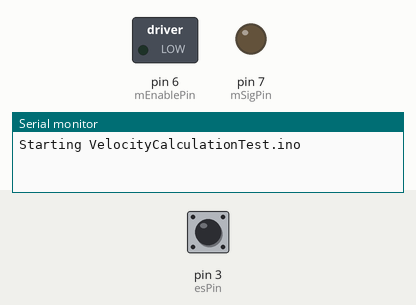
Recording of a sketch running on a simulated Arduino Uno, built with avr-gcc and run on an emulated ATmega328P. Shown: switched loads named in the sketch (green lamp = pin HIGH), output pins drawn as LEDs (lit = HIGH), the last lines printed to the serial monitor. The test bench sets the inputs (shaded band); at power-on: pin 3 (esPin) LOW.

Above: at 0.01 s.
At 1.2 s:
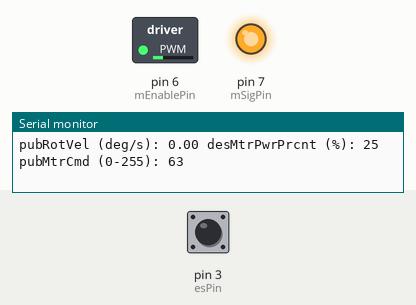
1.3 s: pin 3 (esPin) driven HIGH
2.9 s: pin 3 (esPin) driven LOW
5.9 s: pin 3 (esPin) pulsed HIGH 2 times (0.12 s each, 0.3 s apart)
8.0 s: pin 3 (esPin) pulsed HIGH 5 times (0.12 s each, 0.3 s apart)
Timing chart, 0 to 11.0 s (numbered marks = the images above; inputs shaded):
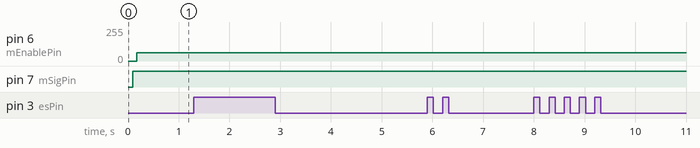

The sketch:

VelocityCalculationTest1.ino
```cpp
/*
 * Test velocity calculation
 * by running motors at arbitrary voltage,
 * outputting computed velocity from encoders,
 * and manually timing rotations to check computation.
 * Measure in rotations per second,
 * b/c that's visually easiest to confirm
 */

//======Encoder======
const byte esPin = 3;

int pulsesPerRev = 20;

double minAngularRes,
  pulsesPerDeg,
  pubRotVel = 0.0, // [deg/s], PUBLISHER
  threshRotVel = 0.01, // [deg/s]
  prevRotPos; // [deg]

// values change in callback methods:
volatile long pulseCount,
  prevPulseCount;

volatile double latestRotPos; // [deg]

//======Motor Driver======
const byte mEnablePin = 6,
  mSigPin = 7;

//======Mobile Platform======
double wheelDiam = 6.35,
  wheelBase = 18.0;

//======Circle======
double piApprox = 3.14159,
  rads = 57.2958; // radians to deg conversion

//======Controller======
int desMtrPwrPrcnt,
  pubMtrCmd, // PUBLISHER
  outMin,
  outMax;

const int rollingPts = 2;

static unsigned long prevTime;

double prevPubRotVel[rollingPts] = {};

boolean forward = true;

void setup()
{
  initNode("VelocityCalculationTest");

  initVars();

  setParams();

  initSubscribers();

  initPublishers();

  /* "spin()" */
  prevRotPos = latestRotPos;

  prevTime = millis();
}

void initNode(String id)
{
  Serial.begin(9600);

  while(!Serial);

  Serial.print("Starting ");
  Serial.print(id);
  Serial.println(".ino\n");
}

void initVars()
{
  desMtrPwrPrcnt = 25; // CHANGE: update thru desMtrPwrPrcntCallback(msg)

  pubMtrCmd = 0;

  pubRotVel = 0.0;

  prevRotPos = 0.0;

  latestRotPos = 0.0;

  prevTime = millis();

  prevPulseCount = 0;
}

void setParams()
{
  outMin = 0;

  outMax = 255;

  computeMinAngularRes();

  threshRotVel = 0.01;

  for(int i=0; i < rollingPts; i++)
    prevPubRotVel[i] = 0.0;

  latestRotPos = 0.0; // confusing b/c already set in initVars()
}

void computeMinAngularRes()
{
  minAngularRes = 360.0 / pulsesPerRev;

  //pulsesPerDeg = pulsesPerRev / 360.0;

  //pulsesPerMeter = (int) ( (double) pulsesPerRev
    // (piApprox * wheelDiam / 100.0 ) ); // [pulses/m] = (x [pulses/rev])/(\pi*d [m])

  Serial.print("Min. Ang. Res. (deg): ");
  Serial.println(minAngularRes);
  Serial.println();
}

void initSubscribers()
{
  // pulse count
  attachInterrupt(digitalPinToInterrupt(esPin), encoderCallback, CHANGE);
}

void initPublishers()
{
  // motor command
  pinMode(mEnablePin, OUTPUT);
  pinMode(mSigPin, OUTPUT);

  // ADD: publish rotational (and later translational) velocity
}

void stopMoving()
{
  digitalWrite(mEnablePin, LOW);
}

/* "spinOnce()" */
void loop()
{
  calcRotVel();

  calcMtrCmd();

  analogWrite(mEnablePin, pubMtrCmd); // pubMotor.publish(motor)
}

void calcRotVel()
{
  long dt; // [ms]

  double curRotVel;

  dt = millis() - prevTime; // [ms]

  double dtSec = dt / 1000.0;

  Serial.print("calcRotVel: dt = ");
  Serial.print(dtSec, 3);
  Serial.print(" s, latestRotPos = ");
  Serial.print(latestRotPos);
  Serial.print(" deg (");
  Serial.print(convertDegToRev(latestRotPos));
  Serial.print(" rev), prevRotPos = ");
  Serial.print(prevRotPos);
  Serial.println(" deg");

  if(dt > 0)
  {
    // we haven't received an updated wheel lately
    if(latestRotPos == prevRotPos)
    {
      curRotVel = 1000.0 * minAngularRes / dt; // if we got a pulse right now, this would be the rot. velocity

      // if the velocity is < threshold, consider our velocity 0
      if(abs(curRotVel) < threshRotVel)
      {
//        Serial.print("Below threshold: curRotVel=");
//        Serial.print(curRotVel);
//        Serial.println(" deg/s, pubRotVel = 0.0");

        calcRollingVel(0);
      }
      else
      {
//        Serial.print("Above threshold: curRotVel = ");
//        Serial.print(curRotVel);
//        Serial.println(" deg/s");

        if(abs(curRotVel) < pubRotVel) // we know we're slower than what we're currently publishing as a velocity
        {
          //Serial.println("curRotVel < pubRotVel");

          calcRollingVel(curRotVel);
        }
      }
    }
    else // we received a new pulse value
    {
      curRotVel = 1000.0 * ( latestRotPos - prevRotPos ) / dt;

//      Serial.print("Received New Pulse Value: curRotVel = ");
//      Serial.print(curRotVel);
//      Serial.println(" deg/s");

      calcRollingVel(curRotVel);

      Serial.print("*** Pulse Count Updated: pubRotVel = ");
      Serial.print(pubRotVel);
      Serial.println(" deg/s ***");

      prevRotPos = latestRotPos;

      prevTime = millis(); // [ms]
    }
  }
}

double convertDegToRev(double deg)
{
  return deg / 360.0;
}

void calcRollingVel(double val)
{
//  for(int i=0; i < rollingPts; i++)
//  {
//    Serial.print("prevPubRotVel[");
//    Serial.print(i);
//    Serial.print("]: ");
//    Serial.println(prevPubRotVel[i]);
//  }

  for(int i=0; i < rollingPts - 1; i++)
  {
    prevPubRotVel[i] = prevPubRotVel[i + 1];

//    Serial.print("Rolling Vel ");
//    Serial.print(i);
//    Serial.print(" (deg/s): ");
//    Serial.println(prevPubRotVel[i]);
  }

  prevPubRotVel[rollingPts - 1] = val;

//  Serial.print("Rolling Vel ");
//  Serial.print(rollingPts - 1);
//  Serial.print(" (deg/s): ");
//  Serial.println(val);

  pubRotVel = getMean(prevPubRotVel);
}

double getMean(double vals[])
{
  double sum;

  for(int i=0; i < rollingPts; i++)
    sum += vals[i];

  return sum / (double) rollingPts;
}

void calcMtrCmd()
{
  pubMtrCmd = (int) ( 255.0 * ( desMtrPwrPrcnt / 100.0 ) ); // CHANGE: adjusted PID voltage

  if(pubMtrCmd <= 0)
  {
    digitalWrite(mSigPin, LOW);

    forward = false;
  }
  else
  {
    digitalWrite(mSigPin, HIGH);

    forward = true;
  }

  if(pubMtrCmd > outMax)
    pubMtrCmd = outMax;

  if(pubMtrCmd < outMin)
    pubMtrCmd = outMin;

  Serial.print("pubRotVel (deg/s): ");
  Serial.print(pubRotVel);
  Serial.print(" desMtrPwrPrcnt (%): ");
  Serial.print(desMtrPwrPrcnt);
  Serial.print(" pubMtrCmd (0-255): ");
  Serial.println(pubMtrCmd);
  Serial.println();
}

//======Interrupt Service Routines======
void encoderCallback()
{
  determinePulseCount(); // increment if forward, decrement if backward // OLD: pulseCount++;

  latestRotPos = (double) pulseCount * minAngularRes;

  prevPulseCount = pulseCount;
}

void determinePulseCount()
{
  if(forward)
    pulseCount++;

  else
    pulseCount--;

  Serial.print("Pulse Count: ");
  Serial.print(pulseCount);
  Serial.println();
}

// desMtrPwrPrcntCallback
//void serialEvent()
//{
//  while (Serial.available())
//  {
//    // get the new byte:
//    char inChar = (char) Serial.read();
//
//    // add it to the inputString:
//    inputString += inChar;
//
//    // if the incoming character is a newline, set a flag so the main loop can
//    // do something about it:
//    if (inChar == '\n')
//      stringComplete = true;
//  }
//}
```
